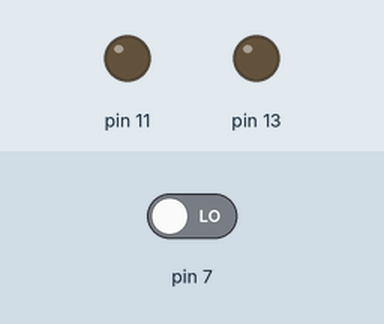
A sketch run on a simulated Arduino Uno, built with avr-gcc and run on an emulated ATmega328P. Parts: output pins drawn as LEDs (lit = HIGH). The inputs (shaded band) are chosen by the test bench; at power-on: pin 7 LOW. What the sketch prints to the serial monitor is not drawn.

Above: at 1.2 s.
1.3 s: pin 7 driven HIGH
At 2.4 s:
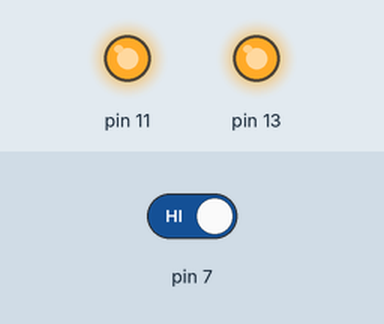
2.8 s: pin 7 driven LOW
At 3.6 s:
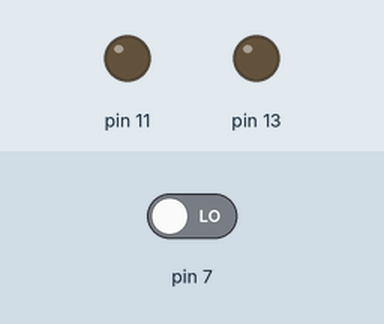
Timing chart, 0 to 5.8 s (numbered marks = the images above; inputs shaded):
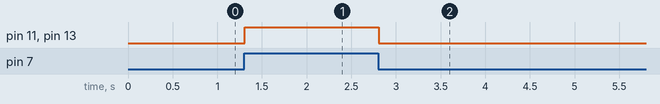

The sketch:

sketch_aug10a.ino
```cpp
int buttonpressed =LOW;
void setup() {
  // put your setup code here, to run once:
Serial.begin(9600);
pinMode(13,OUTPUT);
pinMode(7,INPUT);
pinMode(11,OUTPUT);
}
void loop() {
  // put your main code here, to run repeatedly:
buttonpressed =digitalRead(7);
Serial.println(buttonpressed);
if(buttonpressed==1){
digitalWrite(13,HIGH);
digitalWrite(11,HIGH);
}
if(buttonpressed==0)
{
digitalWrite(13,LOW);
digitalWrite(11,LOW);
}
}
```

Measured:
- after the input at 1.3 s, pin 11, pin 13: LOW → HIGH at once
- after the input at 2.8 s, pin 11, pin 13: HIGH → LOW at once
